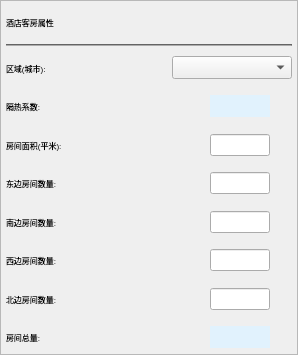
          <widget class="QFrame" name="frame_1">
           <property name="minimumSize">
            <size>
             <width>240</width>
             <height>355</height>
            </size>
           </property>
           <property name="styleSheet">
            <string notr="true"/>
           </property>
           <property name="frameShape">
            <enum>QFrame::StyledPanel</enum>
           </property>
           <property name="frameShadow">
            <enum>QFrame::Raised</enum>
           </property>
           <layout class="QVBoxLayout" name="verticalLayout" stretch="4,4,4,4,4,4,4,4,4,4">
            <property name="spacing">
             <number>5</number>
            </property>
            <property name="leftMargin">
             <number>5</number>
            </property>
            <property name="topMargin">
             <number>5</number>
            </property>
            <property name="rightMargin">
             <number>5</number>
            </property>
            <property name="bottomMargin">
             <number>0</number>
            </property>
            <item>
             <widget class="QLabel" name="lab_sec1_title">
              <property name="sizePolicy">
               <sizepolicy hsizetype="Preferred" vsizetype="Expanding">
                <horstretch>0</horstretch>
                <verstretch>0</verstretch>
               </sizepolicy>
              </property>
              <property name="font">
               <font>
                <pointsize>6</pointsize>
               </font>
              </property>
              <property name="text">
               <string>酒店客房属性</string>
              </property>
             </widget>
            </item>
            <item>
             <widget class="Line" name="line_sec1">
              <property name="sizePolicy">
               <sizepolicy hsizetype="Minimum" vsizetype="Expanding">
                <horstretch>0</horstretch>
                <verstretch>0</verstretch>
               </sizepolicy>
              </property>
              <property name="minimumSize">
               <size>
                <width>0</width>
                <height>1</height>
               </size>
              </property>
              <property name="maximumSize">
               <size>
                <width>16777215</width>
                <height>2</height>
               </size>
              </property>
              <property name="styleSheet">
               <string notr="true">background-color: #969696;</string>
              </property>
              <property name="orientation">
               <enum>Qt::Horizontal</enum>
              </property>
             </widget>
            </item>
            <item>
             <layout class="QHBoxLayout" name="horizontalLayout_2" stretch="4,1">
              <property name="spacing">
               <number>0</number>
              </property>
              <item>
               <widget class="QLabel" name="lab_sec1_city">
                <property name="sizePolicy">
                 <sizepolicy hsizetype="Expanding" vsizetype="Expanding">
                  <horstretch>0</horstretch>
                  <verstretch>0</verstretch>
                 </sizepolicy>
                </property>
                <property name="font">
                 <font>
                  <pointsize>6</pointsize>
                 </font>
                </property>
                <property name="text">
                 <string>区域(城市):</string>
                </property>
               </widget>
              </item>
              <item>
               <widget class="QComboBox" name="comboBox_sec1_city">
                <property name="minimumSize">
                 <size>
                  <width>120</width>
                  <height>23</height>
                 </size>
                </property>
                <property name="maximumSize">
                 <size>
                  <width>150</width>
                  <height>16777215</height>
                 </size>
                </property>
                <property name="font">
                 <font>
                  <pointsize>6</pointsize>
                 </font>
                </property>
                <property name="styleSheet">
                 <string notr="true"/>
                </property>
               </widget>
              </item>
             </layout>
            </item>
            <item>
             <layout class="QHBoxLayout" name="horizontalLayout_3" stretch="4,1,0">
              <property name="spacing">
               <number>0</number>
              </property>
              <item>
               <widget class="QLabel" name="lab_sec1_heatProNum">
                <property name="sizePolicy">
                 <sizepolicy hsizetype="Expanding" vsizetype="Expanding">
                  <horstretch>0</horstretch>
                  <verstretch>0</verstretch>
                 </sizepolicy>
                </property>
                <property name="minimumSize">
                 <size>
                  <width>0</width>
                  <height>22</height>
                 </size>
                </property>
                <property name="font">
                 <font>
                  <pointsize>6</pointsize>
                 </font>
                </property>
                <property name="text">
                 <string>隔热系数:</string>
                </property>
               </widget>
              </item>
              <item>
               <widget class="QLineEdit" name="edit_sec1_heatProNum">
                <property name="sizePolicy">
                 <sizepolicy hsizetype="Preferred" vsizetype="Fixed">
                  <horstretch>0</horstretch>
                  <verstretch>0</verstretch>
                 </sizepolicy>
                </property>
                <property name="minimumSize">
                 <size>
                  <width>60</width>
                  <height>22</height>
                 </size>
                </property>
                <property name="maximumSize">
                 <size>
                  <width>100</width>
                  <height>16777215</height>
                 </size>
                </property>
                <property name="font">
                 <font>
                  <pointsize>6</pointsize>
                 </font>
                </property>
                <property name="layoutDirection">
                 <enum>Qt::LeftToRight</enum>
                </property>
                <property name="styleSheet">
                 <string notr="true">border-style:none;
border-radius:0;
background-color: rgb(225, 242, 253);</string>
                </property>
                <property name="alignment">
                 <set>Qt::AlignLeading|Qt::AlignLeft|Qt::AlignVCenter</set>
                </property>
               </widget>
              </item>
              <item>
               <spacer name="horizontalSpacer">
                <property name="orientation">
                 <enum>Qt::Horizontal</enum>
                </property>
                <property name="sizeType">
                 <enum>QSizePolicy::Fixed</enum>
                </property>
                <property name="sizeHint" stdset="0">
                 <size>
                  <width>22</width>
                  <height>22</height>
                 </size>
                </property>
               </spacer>
              </item>
             </layout>
            </item>
            <item>
             <layout class="QHBoxLayout" name="horizontalLayout_4" stretch="4,1,0">
              <property name="spacing">
               <number>0</number>
              </property>
              <item>
               <widget class="QLabel" name="lab_sec1_size">
                <property name="sizePolicy">
                 <sizepolicy hsizetype="Expanding" vsizetype="Expanding">
                  <horstretch>0</horstretch>
                  <verstretch>0</verstretch>
                 </sizepolicy>
                </property>
                <property name="minimumSize">
                 <size>
                  <width>0</width>
                  <height>22</height>
                 </size>
                </property>
                <property name="font">
                 <font>
                  <pointsize>6</pointsize>
                 </font>
                </property>
                <property name="text">
                 <string>房间面积(平米):</string>
                </property>
               </widget>
              </item>
              <item>
               <widget class="QLineEdit" name="edit_sec1_size">
                <property name="sizePolicy">
                 <sizepolicy hsizetype="Preferred" vsizetype="Fixed">
                  <horstretch>0</horstretch>
                  <verstretch>0</verstretch>
                 </sizepolicy>
                </property>
                <property name="minimumSize">
                 <size>
                  <width>60</width>
                  <height>22</height>
                 </size>
                </property>
                <property name="maximumSize">
                 <size>
                  <width>100</width>
                  <height>16777215</height>
                 </size>
                </property>
                <property name="font">
                 <font>
                  <pointsize>6</pointsize>
                 </font>
                </property>
                <property name="layoutDirection">
                 <enum>Qt::LeftToRight</enum>
                </property>
                <property name="styleSheet">
                 <string notr="true"/>
                </property>
                <property name="alignment">
                 <set>Qt::AlignLeading|Qt::AlignLeft|Qt::AlignVCenter</set>
                </property>
               </widget>
              </item>
              <item>
               <spacer name="horizontalSpacer_2">
                <property name="orientation">
                 <enum>Qt::Horizontal</enum>
                </property>
                <property name="sizeType">
                 <enum>QSizePolicy::Fixed</enum>
                </property>
                <property name="sizeHint" stdset="0">
                 <size>
                  <width>22</width>
                  <height>22</height>
                 </size>
                </property>
               </spacer>
              </item>
             </layout>
            </item>
            <item>
             <layout class="QHBoxLayout" name="horizontalLayout_5" stretch="4,1,0">
              <property name="spacing">
               <number>0</number>
              </property>
              <item>
               <widget class="QLabel" name="lab_sec1_eastRoomNum">
                <property name="sizePolicy">
                 <sizepolicy hsizetype="Expanding" vsizetype="Expanding">
                  <horstretch>0</horstretch>
                  <verstretch>0</verstretch>
                 </sizepolicy>
                </property>
                <property name="minimumSize">
                 <size>
                  <width>0</width>
                  <height>22</height>
                 </size>
                </property>
                <property name="maximumSize">
                 <size>
                  <width>16777215</width>
                  <height>16777215</height>
                 </size>
                </property>
                <property name="font">
                 <font>
                  <pointsize>6</pointsize>
                 </font>
                </property>
                <property name="text">
                 <string>东边房间数量:</string>
                </property>
               </widget>
              </item>
              <item>
               <widget class="QLineEdit" name="edit_sec1_eastRoomNum">
                <property name="sizePolicy">
                 <sizepolicy hsizetype="Preferred" vsizetype="Fixed">
                  <horstretch>0</horstretch>
                  <verstretch>0</verstretch>
                 </sizepolicy>
                </property>
                <property name="minimumSize">
                 <size>
                  <width>60</width>
                  <height>22</height>
                 </size>
                </property>
                <property name="maximumSize">
                 <size>
                  <width>100</width>
                  <height>16777215</height>
                 </size>
                </property>
                <property name="font">
                 <font>
                  <pointsize>6</pointsize>
                 </font>
                </property>
                <property name="layoutDirection">
                 <enum>Qt::LeftToRight</enum>
                </property>
                <property name="styleSheet">
                 <string notr="true"/>
                </property>
                <property name="text">
                 <string/>
                </property>
                <property name="alignment">
                 <set>Qt::AlignLeading|Qt::AlignLeft|Qt::AlignVCenter</set>
                </property>
               </widget>
              </item>
              <item>
               <spacer name="horizontalSpacer_3">
                <property name="orientation">
                 <enum>Qt::Horizontal</enum>
                </property>
                <property name="sizeType">
                 <enum>QSizePolicy::Fixed</enum>
                </property>
                <property name="sizeHint" stdset="0">
                 <size>
                  <width>22</width>
                  <height>22</height>
                 </size>
                </property>
               </spacer>
              </item>
             </layout>
            </item>
            <item>
             <layout class="QHBoxLayout" name="horizontalLayout_6" stretch="4,1,0">
              <property name="spacing">
               <number>0</number>
              </property>
              <item>
               <widget class="QLabel" name="lab_sec1_southRoomNum">
                <property name="sizePolicy">
                 <sizepolicy hsizetype="Expanding" vsizetype="Expanding">
                  <horstretch>0</horstretch>
                  <verstretch>0</verstretch>
                 </sizepolicy>
                </property>
                <property name="minimumSize">
                 <size>
                  <width>190</width>
                  <height>22</height>
                 </size>
                </property>
                <property name="maximumSize">
                 <size>
                  <width>16777215</width>
                  <height>16777215</height>
                 </size>
                </property>
                <property name="font">
                 <font>
                  <pointsize>6</pointsize>
                  <kerning>true</kerning>
                 </font>
                </property>
                <property name="text">
                 <string>南边房间数量:</string>
                </property>
               </widget>
              </item>
              <item>
               <widget class="QLineEdit" name="edit_sec1_southRoomNum">
                <property name="sizePolicy">
                 <sizepolicy hsizetype="Preferred" vsizetype="Fixed">
                  <horstretch>0</horstretch>
                  <verstretch>0</verstretch>
                 </sizepolicy>
                </property>
                <property name="minimumSize">
                 <size>
                  <width>60</width>
                  <height>22</height>
                 </size>
                </property>
                <property name="maximumSize">
                 <size>
                  <width>100</width>
                  <height>16777215</height>
                 </size>
                </property>
                <property name="font">
                 <font>
                  <pointsize>6</pointsize>
                 </font>
                </property>
                <property name="layoutDirection">
                 <enum>Qt::LeftToRight</enum>
                </property>
                <property name="styleSheet">
                 <string notr="true"/>
                </property>
                <property name="text">
                 <string/>
                </property>
                <property name="alignment">
                 <set>Qt::AlignLeading|Qt::AlignLeft|Qt::AlignVCenter</set>
                </property>
               </widget>
              </item>
              <item>
               <spacer name="horizontalSpacer_4">
                <property name="orientation">
                 <enum>Qt::Horizontal</enum>
                </property>
                <property name="sizeType">
                 <enum>QSizePolicy::Fixed</enum>
                </property>
                <property name="sizeHint" stdset="0">
                 <size>
                  <width>22</width>
                  <height>22</height>
                 </size>
                </property>
               </spacer>
              </item>
             </layout>
            </item>
            <item>
             <layout class="QHBoxLayout" name="horizontalLayout_7" stretch="4,1,0">
              <property name="spacing">
               <number>0</number>
              </property>
              <item>
               <widget class="QLabel" name="lab_sec1_westRoomNum">
                <property name="sizePolicy">
                 <sizepolicy hsizetype="Expanding" vsizetype="Expanding">
                  <horstretch>0</horstretch>
                  <verstretch>0</verstretch>
                 </sizepolicy>
                </property>
                <property name="minimumSize">
                 <size>
                  <width>190</width>
                  <height>22</height>
                 </size>
                </property>
                <property name="maximumSize">
                 <size>
                  <width>16777215</width>
                  <height>16777215</height>
                 </size>
                </property>
                <property name="font">
                 <font>
                  <pointsize>6</pointsize>
                 </font>
                </property>
                <property name="text">
                 <string>西边房间数量:</string>
                </property>
               </widget>
              </item>
              <item>
               <widget class="QLineEdit" name="edit_sec1_westRoomNum">
                <property name="sizePolicy">
                 <sizepolicy hsizetype="Preferred" vsizetype="Fixed">
                  <horstretch>0</horstretch>
                  <verstretch>0</verstretch>
                 </sizepolicy>
                </property>
                <property name="minimumSize">
                 <size>
                  <width>60</width>
                  <height>22</height>
                 </size>
                </property>
                <property name="maximumSize">
                 <size>
                  <width>100</width>
                  <height>16777215</height>
                 </size>
                </property>
                <property name="font">
                 <font>
                  <pointsize>6</pointsize>
                 </font>
                </property>
                <property name="layoutDirection">
                 <enum>Qt::LeftToRight</enum>
                </property>
                <property name="styleSheet">
                 <string notr="true"/>
                </property>
                <property name="text">
                 <string/>
                </property>
                <property name="alignment">
                 <set>Qt::AlignLeading|Qt::AlignLeft|Qt::AlignVCenter</set>
                </property>
               </widget>
              </item>
              <item>
               <spacer name="horizontalSpacer_5">
                <property name="orientation">
                 <enum>Qt::Horizontal</enum>
                </property>
                <property name="sizeType">
                 <enum>QSizePolicy::Fixed</enum>
                </property>
                <property name="sizeHint" stdset="0">
                 <size>
                  <width>22</width>
                  <height>22</height>
                 </size>
                </property>
               </spacer>
              </item>
             </layout>
            </item>
            <item>
             <layout class="QHBoxLayout" name="horizontalLayout_8" stretch="4,1,0">
              <property name="spacing">
               <number>0</number>
              </property>
              <item>
               <widget class="QLabel" name="lab_sec1_northRoomNum">
                <property name="sizePolicy">
                 <sizepolicy hsizetype="Expanding" vsizetype="Expanding">
                  <horstretch>0</horstretch>
                  <verstretch>0</verstretch>
                 </sizepolicy>
                </property>
                <property name="minimumSize">
                 <size>
                  <width>190</width>
                  <height>22</height>
                 </size>
                </property>
                <property name="font">
                 <font>
                  <pointsize>6</pointsize>
                 </font>
                </property>
                <property name="text">
                 <string>北边房间数量:</string>
                </property>
               </widget>
              </item>
              <item>
               <widget class="QLineEdit" name="edit_sec1_northRoomNum">
                <property name="sizePolicy">
                 <sizepolicy hsizetype="Preferred" vsizetype="Fixed">
                  <horstretch>0</horstretch>
                  <verstretch>0</verstretch>
                 </sizepolicy>
                </property>
                <property name="minimumSize">
                 <size>
                  <width>60</width>
                  <height>22</height>
                 </size>
                </property>
                <property name="maximumSize">
                 <size>
                  <width>100</width>
                  <height>16777215</height>
                 </size>
                </property>
                <property name="font">
                 <font>
                  <pointsize>6</pointsize>
                 </font>
                </property>
                <property name="mouseTracking">
                 <bool>false</bool>
                </property>
                <property name="layoutDirection">
                 <enum>Qt::LeftToRight</enum>
                </property>
                <property name="styleSheet">
                 <string notr="true"/>
                </property>
                <property name="text">
                 <string/>
                </property>
                <property name="alignment">
                 <set>Qt::AlignLeading|Qt::AlignLeft|Qt::AlignVCenter</set>
                </property>
               </widget>
              </item>
              <item>
               <spacer name="horizontalSpacer_6">
                <property name="orientation">
                 <enum>Qt::Horizontal</enum>
                </property>
                <property name="sizeType">
                 <enum>QSizePolicy::Fixed</enum>
                </property>
                <property name="sizeHint" stdset="0">
                 <size>
                  <width>22</width>
                  <height>22</height>
                 </size>
                </property>
               </spacer>
              </item>
             </layout>
            </item>
            <item>
             <layout class="QHBoxLayout" name="horizontalLayout_9" stretch="4,1,0">
              <property name="spacing">
               <number>0</number>
              </property>
              <item>
               <widget class="QLabel" name="lab_sec1_roomNum">
                <property name="sizePolicy">
                 <sizepolicy hsizetype="Expanding" vsizetype="Expanding">
                  <horstretch>0</horstretch>
                  <verstretch>0</verstretch>
                 </sizepolicy>
                </property>
                <property name="minimumSize">
                 <size>
                  <width>190</width>
                  <height>22</height>
                 </size>
                </property>
                <property name="font">
                 <font>
                  <pointsize>6</pointsize>
                 </font>
                </property>
                <property name="text">
                 <string>房间总量:</string>
                </property>
               </widget>
              </item>
              <item>
               <widget class="QLineEdit" name="edit_sec1_roomNum">
                <property name="sizePolicy">
                 <sizepolicy hsizetype="Preferred" vsizetype="Fixed">
                  <horstretch>0</horstretch>
                  <verstretch>0</verstretch>
                 </sizepolicy>
                </property>
                <property name="minimumSize">
                 <size>
                  <width>60</width>
                  <height>22</height>
                 </size>
                </property>
                <property name="maximumSize">
                 <size>
                  <width>100</width>
                  <height>16777215</height>
                 </size>
                </property>
                <property name="font">
                 <font>
                  <pointsize>6</pointsize>
                 </font>
                </property>
                <property name="layoutDirection">
                 <enum>Qt::LeftToRight</enum>
                </property>
                <property name="styleSheet">
                 <string notr="true">border-style:none;
border-radius:0;
background-color: rgb(225, 242, 253);</string>
                </property>
                <property name="alignment">
                 <set>Qt::AlignLeading|Qt::AlignLeft|Qt::AlignVCenter</set>
                </property>
               </widget>
              </item>
              <item>
               <spacer name="horizontalSpacer_7">
                <property name="orientation">
                 <enum>Qt::Horizontal</enum>
                </property>
                <property name="sizeType">
                 <enum>QSizePolicy::Fixed</enum>
                </property>
                <property name="sizeHint" stdset="0">
                 <size>
                  <width>22</width>
                  <height>22</height>
                 </size>
                </property>
               </spacer>
              </item>
             </layout>
            </item>
           </layout>
          </widget>
